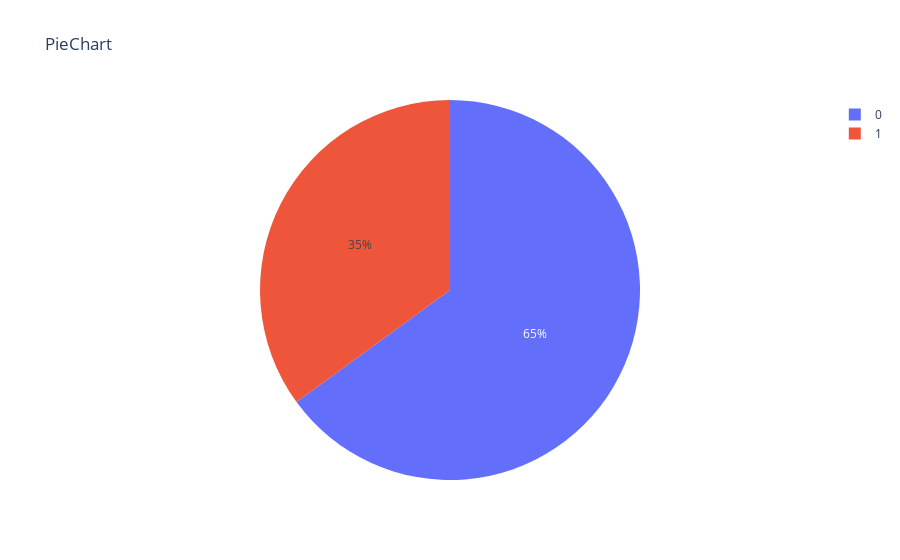

The cell this chart's notebook holds for it:
### Markdown cell above
# 2. Exploratory Data Analysis

### Code cell
px.pie(df, names="Outcome", title = 'PieChart')

### Figure 1 — Plotly figure (JSON) as saved in the notebook; plotly's stock layout.template omitted (floating-point values rounded to 4 significant figures; data arrays with more than 128 entries replaced by an {"elided": "..."} marker saying what was removed)
{"data": [{"domain": {"x": [0, 1], "y": [0, 1]}, "hovertemplate": "Outcome=%{label}<extra></extra>", "labels": {"elided": "762 int values"}, "legendgroup": "", "name": "", "showlegend": true, "type": "pie"}], "layout": {"legend": {"tracegroupgap": 0}, "title": {"text": "PieChart"}}}
